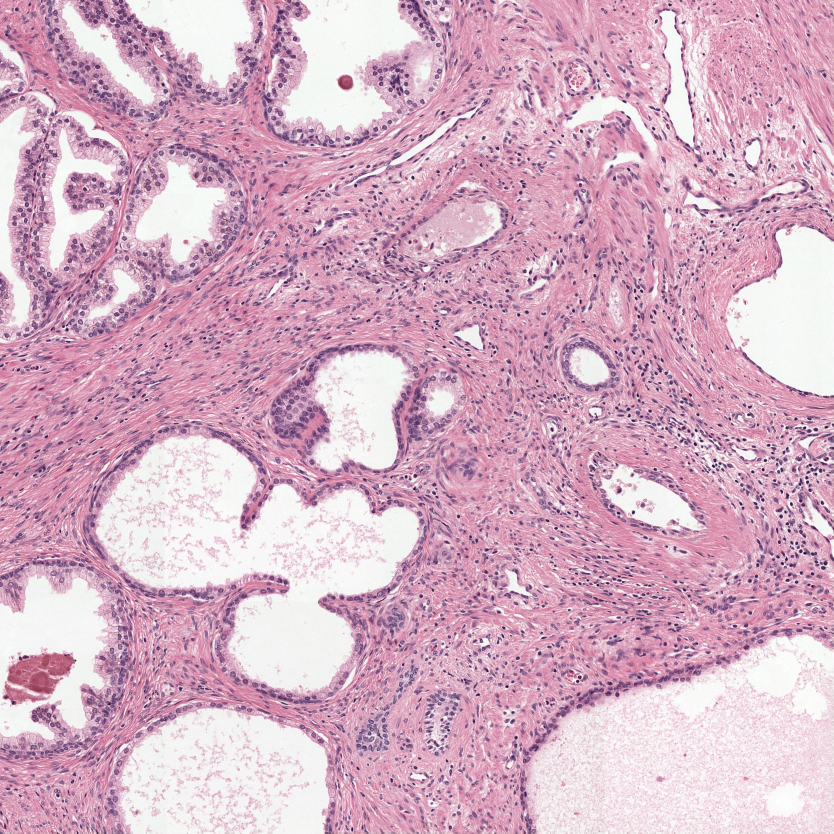
#> input picture tests/data/slide.tiff, 2500 x 2500 px (shown at 1/3 size); its folder holds only this picture in this run
$ python -i _tissue.py   (imports and definitions only)
#> lines starting #> are read from the running program, lines starting #| are printed output that depends on the picture; after the words box and inside, x2 and y2 are one past the last pixel; in counts of white or black regions, pixels touching at a corner belong together
### histoslice/functional/_images.py
import multiprocessing as mp
import random
from collections.abc import Iterable
from concurrent.futures import ProcessPoolExecutor
from pathlib import Path
from typing import Optional, Union

import cv2
import numpy as np

from ._concurrent import DEFAULT_START_METHOD
from ._imageio import has_jpeg_support as _has_jpeg_support
from ._imageio import read_image as _read_image_file


# [74 lines left out: functions get_random_image_collage, read_images_from_paths, create_image_collage, not called in this run]


def has_jpeg_support() -> bool:
    """Return True if the underlying `libvips` build can save JPEG images."""
    return _has_jpeg_support()


# [5 lines left out: function _read_image, not called in this run]


def downscale_to_max_pixels(
    image: np.ndarray,
    *,
    max_pixels: int,
    ensure_uint8: bool = True,
    interpolation: int = cv2.INTER_AREA,
) -> np.ndarray:
    """Downscale an image uniformly so that total pixels <= max_pixels.

    This is a shared utility function used by specific downscaling functions
    (e.g., for thresholding or thumbnail generation).

    Args:
        image: Input image array (H, W[, C]).
        max_pixels: Maximum allowed total number of pixels.
        ensure_uint8: Convert to uint8 before resizing (recommended for OpenCV).
        interpolation: Interpolation method (default: cv2.INTER_AREA, good for downscaling).

    Returns:
        Downscaled image if needed, otherwise the original image.
    """
    # Return immediately if the image is empty
    if image.size == 0:
        return image

    h, w = image.shape[:2]
    total = h * w

    # Skip resizing if the total number of pixels is already below the limit
    if total <= max_pixels:
        return image

    # Compute uniform scale factor so that total pixels <= max_pixels
    scale = float(np.sqrt(max_pixels / float(total)))

    # Ensure uint8 type if required (some OpenCV operations assume this)
    src = image
    if ensure_uint8 and src.dtype != np.uint8:
        src = src.astype(np.uint8, copy=False)

    # Ensure the array is C-contiguous for cv2.resize
    if not src.flags.c_contiguous:
        src = np.ascontiguousarray(src)

    # Compute new dimensions (at least 1 pixel in each dimension)
    new_w = max(1, int(w * scale))
    new_h = max(1, int(h * scale))

    return cv2.resize(src, (new_w, new_h), interpolation=interpolation)

### histoslice/functional/_check.py
import numpy as np

ERROR_TYPE = "Expected a numpy array image, not {}."
ERROR_DIMENSIONS = "Image should have 2 or 3 dimensions, not {}."
ERROR_CHANNELS = "Image should have 3 colour channels, not {}."
ERROR_DTYPE = "Expected image dtype to be uint8, not {}."
GRAYSCALE_NDIM = 2
RGB_NDIM = 3


def check_image(image: np.ndarray) -> np.ndarray:
    """Check that input is a valid RGB/L image array."""
    if not isinstance(image, np.ndarray):
        raise TypeError(ERROR_TYPE.format(type(image)))
    if not (image.ndim == GRAYSCALE_NDIM or image.ndim == RGB_NDIM):
        raise TypeError(ERROR_DIMENSIONS.format(image.ndim))
    if image.ndim == RGB_NDIM and image.shape[-1] != RGB_NDIM:
        raise TypeError(ERROR_CHANNELS.format(image.shape[-1]))
    if image.dtype != np.uint8:
        raise TypeError(ERROR_DTYPE.format(image.dtype))
    return image

### histoslice/functional/_tissue.py
from typing import Optional, Union

import cv2
import numpy as np
from PIL import Image

from ._check import check_image
from ._images import downscale_to_max_pixels

ERROR_THRESHOLD = "Threshold should be in range [0, 255], got {}."

MAX_THRESHOLD = 255
WHITE_PIXEL = 255
BLACK_PIXEL = 0
SIGMA_NO_OP = 0.0
GRAY_NDIM = 2


def get_tissue_mask(
    image: Union[Image.Image, np.ndarray],
    *,
    threshold: Optional[int] = None,
    multiplier: float = 1.0,
    sigma: float = 1.0,
) -> tuple[int, np.ndarray]:
    """Detect tissue from image.

    Args:
        image: Input image.
        threshold: Threshold for tissue detection. If set, will detect tissue by
            global thresholding, and otherwise Otsu's method is used to find
            a threshold. Defaults to None.
        multiplier: Otsu's method is used to find an optimal threshold by
            minimizing the weighted within-class variance. This threshold is
            then multiplied with `multiplier`. Ignored if `threshold` is not None.
            Defaults to 1.0.
        sigma: Sigma for gaussian blurring. Defaults to 1.0.

    Raises:
        ValueError: Threshold not between 0 and 255.

    Returns:
        Tuple with `threshold` and `tissue_mask` (0=background and 1=tissue).
    """
    # Check image and convert to array.
    image = check_image(image)
    # Check arguments.
    if threshold is not None and not 0 <= threshold <= MAX_THRESHOLD:
        raise ValueError(ERROR_THRESHOLD.format(threshold))
    # Convert to grayscale.
    gray = image if image.ndim == GRAY_NDIM else cv2.cvtColor(image, cv2.COLOR_RGB2GRAY)
    # Gaussian blurring.
    blur = _gaussian_blur(image=gray, sigma=sigma, truncate=3.5)
    # Get threshold.
    if threshold is None:
        # Compute Otsu threshold on a downscaled image to avoid OpenCV limits
        small_for_thr = _downscale_for_threshold(blur)
        threshold = _otsu_threshold(gray=small_for_thr)
        threshold = max(min(255, int(threshold * max(0.0, multiplier) + 0.5)), 0)
    # Global thresholding: avoid cv2.threshold on gigantic arrays; use NumPy instead
    if blur.size == 0:
        mask = np.zeros_like(blur, dtype=np.uint8)
        return int(threshold), mask
    if blur.dtype != np.uint8:
        blur = blur.astype(np.uint8)
    # OpenCV's THRESH_BINARY_INV sets 1 for values <= threshold
    mask = (blur <= int(threshold)).astype(np.uint8)
    return int(threshold), mask


# [46 lines left out: function clean_tissue_mask, not called in this run]


def _otsu_threshold(*, gray: np.ndarray) -> int:
    """Helper function to calculate Otsu's thresold from a grayscale image."""
    values = gray.flatten()
    values = values[(values != WHITE_PIXEL) & (values != BLACK_PIXEL)]

    # Handle case where all pixels are black or white (empty array after filtering)
    if len(values) == 0:
        # Return a default threshold value when no valid pixels for Otsu calculation
        return 127  # Mid-range default threshold

    # Ensure values array is properly formatted for cv2.threshold
    # Some OpenCV versions require proper array structure for OTSU method
    if len(values) == 1:
        # Single pixel case - return the pixel value as threshold
        return int(values[0])

    threshold, __ = cv2.threshold(
        values, None, 1, cv2.THRESH_BINARY_INV + cv2.THRESH_OTSU
    )
    return threshold


def _gaussian_blur(
    *, image: np.ndarray, sigma: float, truncate: float = 3.5
) -> np.ndarray:
    """Apply gaussian blurring."""
    if sigma <= SIGMA_NO_OP:
        return image

    # Handle empty arrays that would cause GaussianBlur to fail
    if image.size == 0:
        return image

    ksize = int(truncate * sigma + 0.5)
    if ksize % 2 == 0:
        ksize += 1
    return cv2.GaussianBlur(image, ksize=(ksize, ksize), sigmaX=sigma, sigmaY=sigma)


def _downscale_for_threshold(
    image: np.ndarray, *, max_pixels: int = 4_000_000
) -> np.ndarray:
    """Downscale image for threshold computation if too large."""
    return downscale_to_max_pixels(image, max_pixels=max_pixels)


# [5 lines left out: function downscale_for_thumbnail, not called in this run]

>>> import cv2
>>> picture = cv2.cvtColor(cv2.imread('../../tests/data/slide.tiff'), cv2.COLOR_BGR2RGB)
>>> result = get_tissue_mask(picture)
#> in get_tissue_mask, `gray = image if image.ndim == GRAY_NDIM else cv2.cvtColor(image, cv2.C..`:
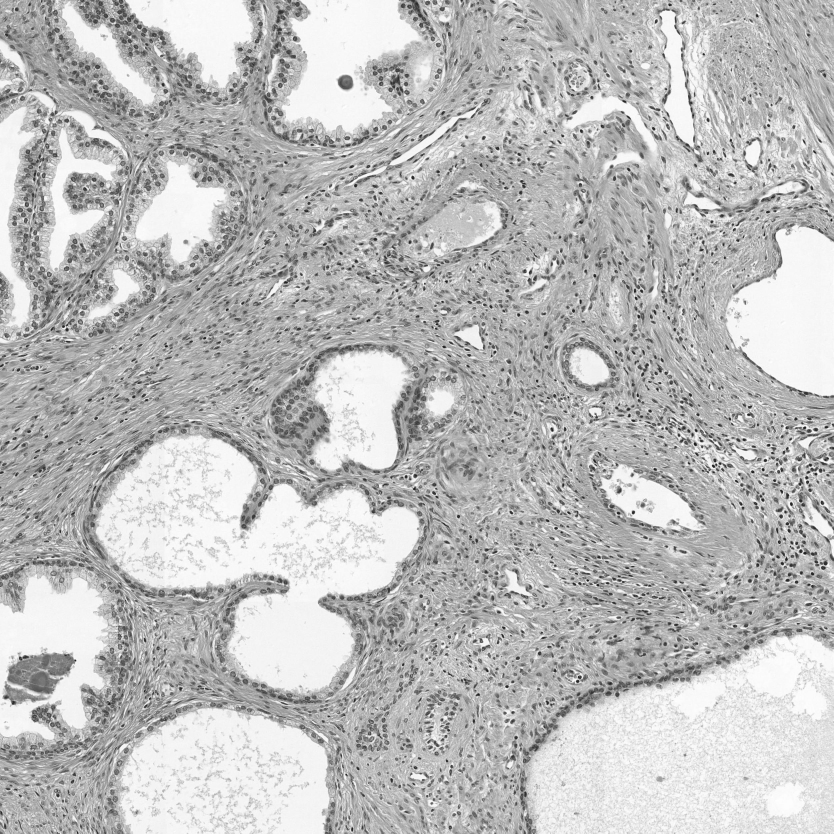
#> gray: shape (2500, 2500) (shown at 1/3 size); min 5, max 255, mean 189
#> in _otsu_threshold, `threshold, __ = cv2.threshold( values, None, 1, cv2.THRESH_BINARY_INV ..`: threshold = 194
#> in get_tissue_mask, `mask = (blur <= int(threshold)).astype(np.uint8)`:
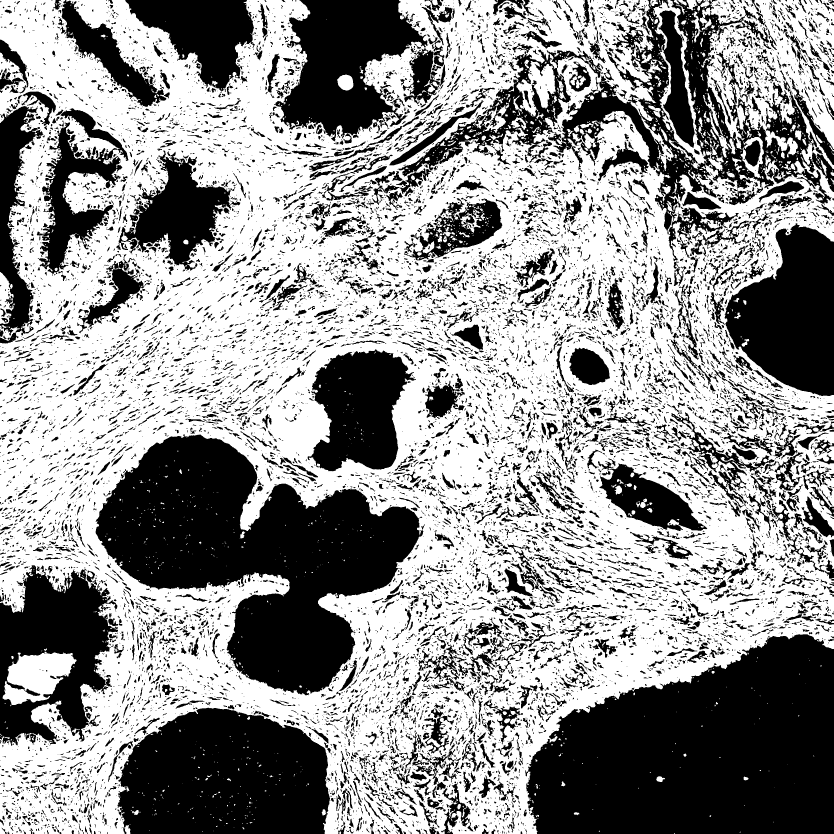
#> mask: shape (2500, 2500) (shown at 1/3 size); values 0 (black) and 1 (white), 57.9% white; 13872 black regions (8506 under 20 px), largest, box (x1, y1, x2, y2) and area: (1576, 1903, 2500, 2500) 418442, (287, 1303, 1270, 2086) 381719, (1117, 0, 2500, 784) 205413
